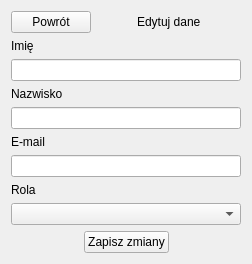
         <widget class="QWidget" name="page_3">
          <layout class="QVBoxLayout" name="verticalLayout_12">
           <item>
            <layout class="QHBoxLayout" name="horizontalLayout_24">
             <item>
              <widget class="QPushButton" name="pushButton_powrotE">
               <property name="text">
                <string>Powrót</string>
               </property>
              </widget>
             </item>
             <item>
              <spacer name="horizontalSpacer_19">
               <property name="orientation">
                <enum>Qt::Horizontal</enum>
               </property>
               <property name="sizeHint" stdset="0">
                <size>
                 <width>40</width>
                 <height>20</height>
                </size>
               </property>
              </spacer>
             </item>
             <item>
              <widget class="QLabel" name="label_32">
               <property name="text">
                <string>Edytuj dane</string>
               </property>
              </widget>
             </item>
             <item>
              <spacer name="horizontalSpacer_22">
               <property name="orientation">
                <enum>Qt::Horizontal</enum>
               </property>
               <property name="sizeHint" stdset="0">
                <size>
                 <width>40</width>
                 <height>20</height>
                </size>
               </property>
              </spacer>
             </item>
            </layout>
           </item>
           <item>
            <widget class="QLabel" name="label_33">
             <property name="text">
              <string>Imię</string>
             </property>
            </widget>
           </item>
           <item>
            <widget class="QLineEdit" name="lineEdit_imieE"/>
           </item>
           <item>
            <widget class="QLabel" name="label_34">
             <property name="text">
              <string>Nazwisko</string>
             </property>
            </widget>
           </item>
           <item>
            <widget class="QLineEdit" name="lineEdit_nazwiskoE"/>
           </item>
           <item>
            <widget class="QLabel" name="label_35">
             <property name="text">
              <string>E-mail</string>
             </property>
            </widget>
           </item>
           <item>
            <widget class="QLineEdit" name="lineEdit_mailE"/>
           </item>
           <item>
            <widget class="QLabel" name="label_36">
             <property name="text">
              <string>Rola</string>
             </property>
            </widget>
           </item>
           <item>
            <widget class="QComboBox" name="comboBox_rolaE"/>
           </item>
           <item>
            <layout class="QHBoxLayout" name="horizontalLayout_25">
             <item>
              <spacer name="horizontalSpacer_20">
               <property name="orientation">
                <enum>Qt::Horizontal</enum>
               </property>
               <property name="sizeHint" stdset="0">
                <size>
                 <width>40</width>
                 <height>20</height>
                </size>
               </property>
              </spacer>
             </item>
             <item>
              <widget class="QPushButton" name="pushButton_zapiszE">
               <property name="text">
                <string>Zapisz zmiany</string>
               </property>
              </widget>
             </item>
             <item>
              <spacer name="horizontalSpacer_21">
               <property name="orientation">
                <enum>Qt::Horizontal</enum>
               </property>
               <property name="sizeHint" stdset="0">
                <size>
                 <width>40</width>
                 <height>20</height>
                </size>
               </property>
              </spacer>
             </item>
            </layout>
           </item>
          </layout>
         </widget>
